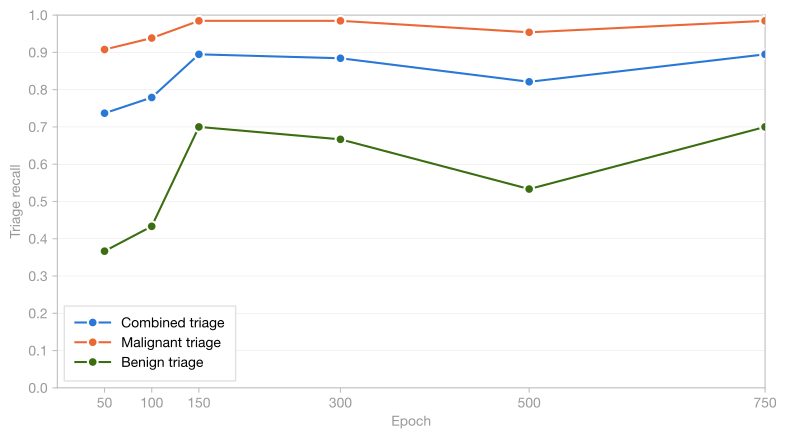

Reproduce this figure in Python.
"""Triage detection vs. epoch for the preliminary milestones run (seed 42, 625 images).

Triage is the most permissive detection view: a case is "detected" if the model
predicts any retained mass anywhere on the image, whether or not it overlaps the
true mass. On this dataset every image is one patient with at most one mass, so
triage is a single case-level binary:

  - Mass-present case (malignant/benign): flagged -> detected, not flagged -> miss.
  - Normal case (no mass): flagged -> false alarm, not flagged -> correct.

Because there is no overlap requirement, an IoU threshold does not apply. The
only filter is the 100 px noise floor, already baked into the triage_detection_flag column
of the predictions dataset.

Reports, per milestone checkpoint and per mass grouping (combined / malignant /
benign): case-level recall and false-positive rate over Normal cases.

Reads the canonical predictions dataset (analysis/predictions_dataset) rather
than the raw masks; triage_detection_flag and pathology come from there.

Single-seed run (seed 42, 625 images); no error bars.

Run from project root:
    python analysis/epoch_convergence/epoch_convergence_by_triage_detection/epoch_convergence_by_triage_detection.py
"""

import json
import os
import sys

import numpy as np
import matplotlib
matplotlib.use('Agg')
import matplotlib.pyplot as plt
import matplotlib.ticker as ticker
from pathlib import Path

SCRIPT_DIR = Path(__file__).resolve().parent
PROJECT_ROOT = SCRIPT_DIR.parent.parent.parent

# Make the project root importable so the predictions-dataset loader can be
# used regardless of the current working directory.
sys.path.insert(0, str(PROJECT_ROOT))
from analysis.predictions_dataset.load_predictions_dataset import (
    load_predictions_dataset,
)

MIN_PRED_AREA = 100  # noise floor (px^2); already applied when the dataset was built

plt.rcParams.update({
    'font.family': 'sans-serif',
    'font.sans-serif': ['Helvetica Neue', 'Helvetica', 'Arial', 'sans-serif'],
    'font.size': 10,
    'font.weight': '400',
    'axes.labelsize': 10,
    'axes.labelcolor': '#999999',
    'xtick.labelsize': 10,
    'ytick.labelsize': 10,
    'xtick.color': '#999999',
    'ytick.color': '#999999',
    'legend.fontsize': 10,
    'legend.framealpha': 0.95,
    'legend.edgecolor': '#e0e0e0',
    'grid.linewidth': 0.3,
    'grid.alpha': 0.4,
    'figure.facecolor': 'white',
    'axes.facecolor': 'white',
    'axes.spines.top': True,
    'axes.spines.right': True,
})

OUT_DIR = SCRIPT_DIR

# Milestone checkpoints to report (epoch50..epoch750), excluding the snapshot
# best/best_mass/final checkpoints which have no fixed epoch.
EPOCH_DIRS = [
    ("predictions_milestones_625images_seed42_epoch50", 50),
    ("predictions_milestones_625images_seed42_epoch100", 100),
    ("predictions_milestones_625images_seed42_epoch150", 150),
    ("predictions_milestones_625images_seed42_epoch300", 300),
    ("predictions_milestones_625images_seed42_epoch500", 500),
    ("predictions_milestones_625images_seed42_epoch750", 750),
]

# Metric key -> (legend label, color).
METRICS = {
    "case_recall":      ("Case recall",      "#f5c0aa"),
    "case_fp_rate":     ("Case FP rate",     "#3b6d11"),
}

PLOT_SERIES = [
    ("combined",  "case_recall", "Combined triage",  "#2a78d6"),
    ("malignant", "case_recall", "Malignant triage", "#eb6834"),
    ("benign",    "case_recall", "Benign triage",    "#3b6d11"),
]


def evaluate_triage(rows, positive_class):
    """Return (tp, fp, fn, n_normal) at case level for triage detection.

    A mass-present case is detected when triage_flag is True; a Normal case
    with triage_flag True is a false alarm. All facts come from the loaded
    predictions dataset, not the raw masks.
    """
    tp = fn = 0
    fp = 0
    n_normal = 0

    for row in rows:
        flagged = row.triage_detection_flag
        if positive_class == "combined":
            is_positive = row.pathology in ("malignant", "benign")
        else:
            is_positive = row.pathology == positive_class

        if is_positive:
            if flagged:
                tp += 1
            else:
                fn += 1
        elif row.pathology == "normal":
            n_normal += 1
            if flagged:
                fp += 1

    return tp, fp, fn, n_normal


def evaluate_epoch(rows, positive_class="malignant"):
    """Run triage eval for one checkpoint, return case recall and FP rate."""
    ctp, cfp, cfn, n_normal = evaluate_triage(rows, positive_class)

    crec = ctp / (ctp + cfn) if (ctp + cfn) > 0 else 0.0
    cfp_rate = cfp / n_normal if n_normal > 0 else 0.0

    return crec, cfp_rate


def main():
    os.makedirs(OUT_DIR, exist_ok=True)

    data = load_predictions_dataset()
    print(f"Loaded predictions dataset: {data.snapshot_id}, "
          f"{len(data.rows)} rows")

    epochs = []
    metrics = {key: [] for key in METRICS}
    benign_metrics = {key: [] for key in METRICS}
    combined_metrics = {key: [] for key in METRICS}
    for folder_name, epoch in EPOCH_DIRS:
        rows = [r for r in data.rows if r.configuration_id == folder_name]
        if not rows:
            print(f"WARNING: no rows for {folder_name}, skipping epoch {epoch}")
            continue
        crec, cfp = evaluate_epoch(rows, positive_class="malignant")
        rb_rec, rb_fp = evaluate_epoch(rows, positive_class="benign")
        rc_rec, rc_fp = evaluate_epoch(rows, positive_class="combined")
        epochs.append(epoch)
        metrics["case_recall"].append(crec)
        metrics["case_fp_rate"].append(cfp)
        benign_metrics["case_recall"].append(rb_rec)
        benign_metrics["case_fp_rate"].append(rb_fp)
        combined_metrics["case_recall"].append(rc_rec)
        combined_metrics["case_fp_rate"].append(rc_fp)

    if not epochs:
        print("No per-epoch predictions found, exiting")
        return

    # --- Terminal tables ---
    header = "Epoch | CRec | CFP"
    sep = "------|------|-----"
    for title, table in [("All masses", combined_metrics),
                         ("Malignant", metrics),
                         ("Benign", benign_metrics)]:
        print(f"\n{title} — {header}")
        print(f"{'':>7}  {sep}")
        for i, ep in enumerate(epochs):
            print(f"{ep:>5} | {table['case_recall'][i]:.3f} | "
                  f"{table['case_fp_rate'][i]:.3f}")

    # --- JSON (source of truth) ---
    json_path = OUT_DIR / "epoch_convergence_by_triage_detection.json"
    payload = {
        "title": "Case-level triage-based detection by saved milestone epoch",
        "description": ("Single preliminary milestones test run: seed 42, 625 images, "
                        "triage = any retained mass (no overlap required), "
                        f"noise floor {MIN_PRED_AREA} px."),
        "noise_floor_px": MIN_PRED_AREA,
        "triage_definition": "any retained mass (no overlap required)",
        "dataset_snapshot_id": data.snapshot_id,
        "seed": 42,
        "images": 625,
        "epochs": epochs,
        "combined": {
            "Detection": combined_metrics["case_recall"],
            "False positive rate": combined_metrics["case_fp_rate"],
        },
        "malignant": {
            "Detection": metrics["case_recall"],
            "False positive rate": metrics["case_fp_rate"],
        },
        "benign": {
            "Detection": benign_metrics["case_recall"],
            "False positive rate": benign_metrics["case_fp_rate"],
        },
    }
    with open(json_path, "w") as f:
        json.dump(payload, f, indent=2)
    print(f"\nWrote {json_path}")

    # --- Markdown ---
    md_lines = [
        "# Case-level triage-based detection by saved milestone epoch",
        "",
        f"Single preliminary milestones test run: seed 42, 625 images, "
        f"triage = any retained mass (no overlap required), noise floor "
        f"{MIN_PRED_AREA} px.",
        "",
        "A mass-present case is detected if the model predicts any retained mass "
        "anywhere on the image. A Normal case with any prediction is a false "
        "alarm.",
        "",
        "No error bars (single seed).",
        "",
    ]

    for title, table in [("All masses", combined_metrics),
                         ("Malignant masses", metrics),
                         ("Benign masses", benign_metrics)]:
        md_lines.append(f"## {title}")
        md_lines.append("")
        md_lines.append("| Epoch | Detection | False positive rate |")
        md_lines.append("|------:|----------:|-------------------:|")
        for i, ep in enumerate(epochs):
            md_lines.append(
                f"| {ep} | {table['case_recall'][i]:.3f} | "
                f"{table['case_fp_rate'][i]:.3f} |"
            )
        md_lines.append("")
    md_path = OUT_DIR / "epoch_convergence_by_triage_detection.md"
    with open(md_path, "w") as f:
        f.write("\n".join(md_lines))
    print(f"Wrote {md_path}")

    # --- Plot ---
    fig, ax = plt.subplots(figsize=(8, 4.5))
    for src, key, label, color in PLOT_SERIES:
        data = {
            "combined": combined_metrics,
            "malignant": metrics,
            "benign": benign_metrics,
        }[src][key]
        ax.plot(epochs, data, '-o', color=color, label=label,
                markersize=7, linewidth=1.5, markeredgecolor='white',
                markeredgewidth=1.5, zorder=3)

    ax.set_xlabel('Epoch')
    ax.set_ylabel('Triage recall')
    ax.set_xlim(left=0, right=epochs[-1])
    ax.set_xticks(epochs)
    ax.set_ylim(0, 1.0)
    ax.set_yticks(np.arange(0, 1.1, 0.1))
    ax.yaxis.set_major_formatter(ticker.FormatStrFormatter('%.1f'))
    ax.grid(True, axis='y', linewidth=0.3, alpha=0.4)
    ax.grid(False, axis='x')

    for sp in ax.spines.values():
        sp.set_color('#c0c0c0')
    ax.tick_params(axis='both', which='both', color='#c0c0c0',
                   labelcolor='#999999')

    ax.legend(loc='best', frameon=True, fancybox=False, borderpad=0.8,
              handlelength=2.5)

    plt.tight_layout(pad=1.2)

    for ext in ('pdf', 'png'):
        out = OUT_DIR / f'epoch_convergence_by_triage_detection.{ext}'
        fig.savefig(out, dpi=300, bbox_inches='tight')
        print(f'Wrote {out}')
    plt.close(fig)


if __name__ == "__main__":
    main()
